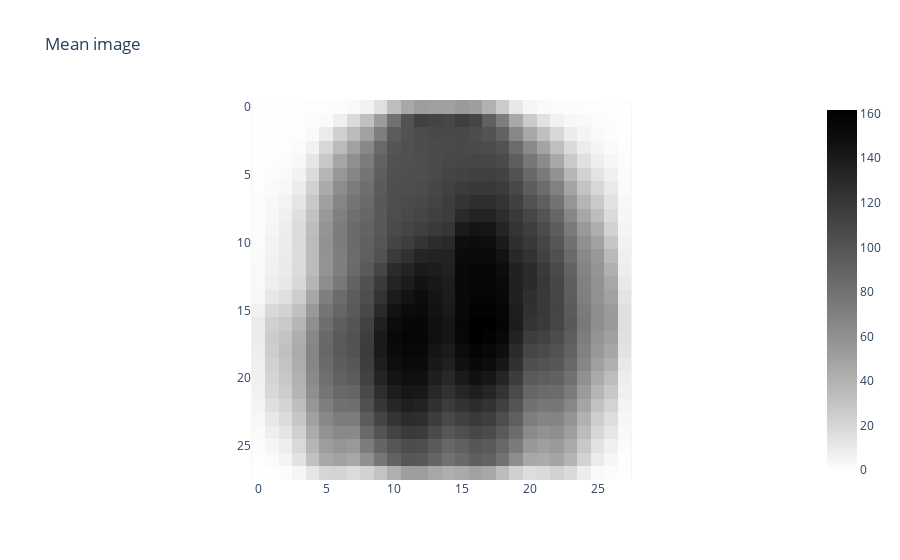
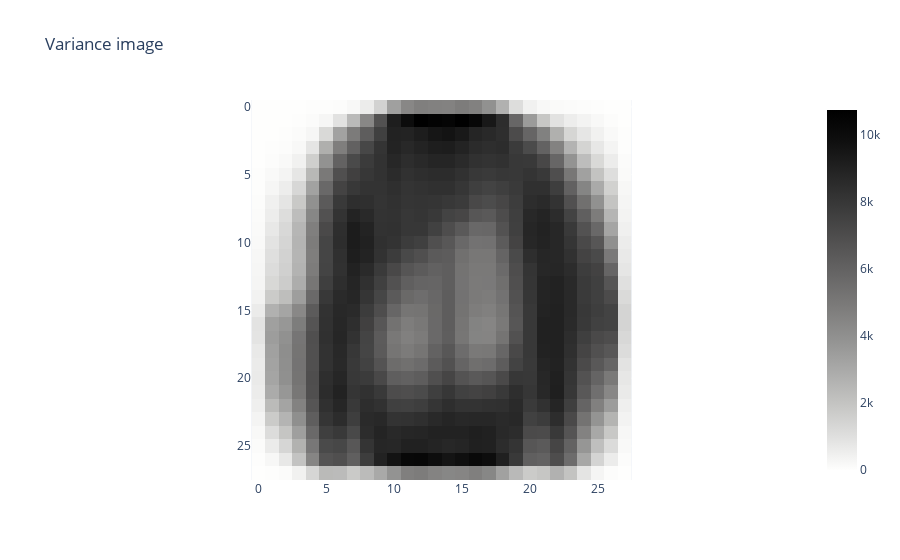

Notebook source saved alongside these figures, in order:
### Markdown cell above
What do the mean and variance images tell us about the dataset?

### Code cell
display(px.imshow(image_scaler.mean_.reshape(28,28),
                  color_continuous_scale='gray_r', title="Mean image"))
display(px.imshow(image_scaler.var_.reshape(28,28),
                  color_continuous_scale='gray_r', title="Variance image"))

### Figure 1 — Plotly figure (JSON) as saved in the notebook; plotly's stock layout.template omitted (floating-point values rounded to 4 significant figures; data arrays with more than 128 entries replaced by an {"elided": "..."} marker saying what was removed)
{"data": [{"coloraxis": "coloraxis", "hovertemplate": "x: %{x}<br>y: %{y}<br>color: %{z}<extra></extra>", "name": "0", "type": "heatmap", "xaxis": "x", "yaxis": "y", "z": {"elided": "28x28 float values"}}], "layout": {"coloraxis": {"colorscale": [[0, "rgb(254, 254, 253)"], [0.09091, "rgb(224, 224, 223)"], [0.1818, "rgb(197, 197, 195)"], [0.2727, "rgb(171, 171, 170)"], [0.3636, "rgb(146, 146, 145)"], [0.4545, "rgb(124, 123, 122)"], [0.5455, "rgb(102, 101, 101)"], [0.6364, "rgb(81, 80, 80)"], [0.7273, "rgb(59, 59, 59)"], [0.8182, "rgb(38, 38, 38)"], [0.9091, "rgb(16, 16, 16)"], [1, "rgb(0, 0, 0)"]]}, "title": {"text": "Mean image"}, "xaxis": {"anchor": "y", "constrain": "domain", "domain": [0, 1], "scaleanchor": "y"}, "yaxis": {"anchor": "x", "autorange": "reversed", "constrain": "domain", "domain": [0, 1]}}}

### Figure 2 — Plotly figure (JSON) as saved in the notebook; plotly's stock layout.template omitted (floating-point values rounded to 4 significant figures; data arrays with more than 128 entries replaced by an {"elided": "..."} marker saying what was removed)
{"data": [{"coloraxis": "coloraxis", "hovertemplate": "x: %{x}<br>y: %{y}<br>color: %{z}<extra></extra>", "name": "0", "type": "heatmap", "xaxis": "x", "yaxis": "y", "z": {"elided": "28x28 float values"}}], "layout": {"coloraxis": {"colorscale": [[0, "rgb(254, 254, 253)"], [0.09091, "rgb(224, 224, 223)"], [0.1818, "rgb(197, 197, 195)"], [0.2727, "rgb(171, 171, 170)"], [0.3636, "rgb(146, 146, 145)"], [0.4545, "rgb(124, 123, 122)"], [0.5455, "rgb(102, 101, 101)"], [0.6364, "rgb(81, 80, 80)"], [0.7273, "rgb(59, 59, 59)"], [0.8182, "rgb(38, 38, 38)"], [0.9091, "rgb(16, 16, 16)"], [1, "rgb(0, 0, 0)"]]}, "title": {"text": "Variance image"}, "xaxis": {"anchor": "y", "constrain": "domain", "domain": [0, 1], "scaleanchor": "y"}, "yaxis": {"anchor": "x", "autorange": "reversed", "constrain": "domain", "domain": [0, 1]}}}
